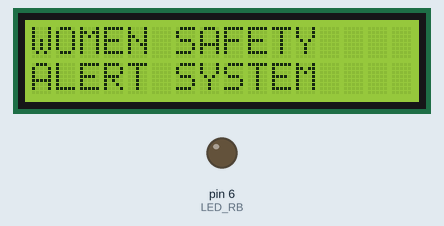
The sketch below on a simulated Arduino Uno, built with avr-gcc and run on an emulated ATmega328P. Shown: 16×2 character LCD, output pins drawn as LEDs (lit = HIGH). What the sketch prints to the serial monitor is not drawn.

Above: at 0.1 s.
At 3.2 s:
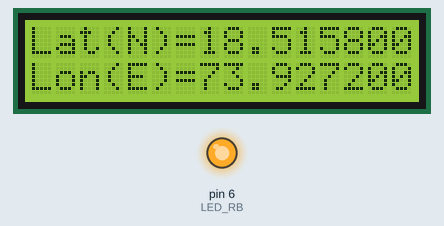
At 4.22 s:
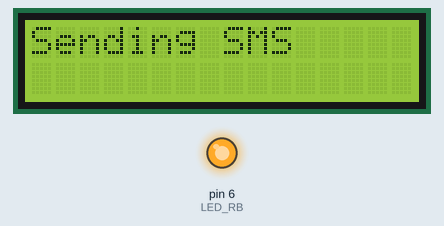
At 25.6 s:
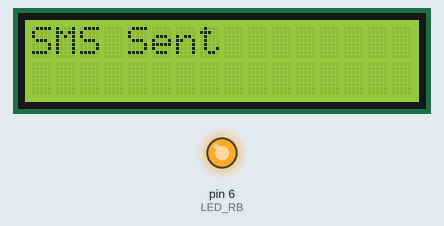
Timing chart, 0 to 27.1 s (numbered marks = the images above):
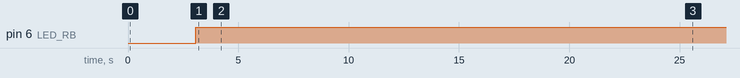

Measured:
- by itself, pin 6 (LED_RB): LOW → HIGH at 3.1 s
- what the display in image 1 shows lasts 1.0 s, from 3.2 s to 4.2 s

The sketch:

device.ino
```cpp
#include<LiquidCrystal.h>
LiquidCrystal lcd(13,12,11,10,9,8);


char logitude[10];
char latitude[10];

//int Ctrl+z=26; //for sending msg
const int LED_RB = 6;

void setup()
{
 lcd.begin(16,2);
 Serial.begin(4800);
pinMode(LED_RB, OUTPUT);

 lcd.setCursor(0,0);
 lcd.print("WOMEN SAFETY");
 lcd.setCursor(0,1);
 lcd.print("ALERT SYSTEM");
 delay(3000);
}
void loop()
{
 digitalWrite(LED_RB, HIGH); // turn the LED on (HIGH is the voltage level)
 delay(100); // wait for a second
// digitalWrite(LED_RB, LOW); // turn the LED off by making the voltage LOW
// delay(100);

 lcd.setCursor(0,0); //display latitude and longitude on 16X2 lcd display
 lcd.print("Lat(N)=18.515800");
 lcd.print(latitude);
 lcd.setCursor(0,1);
 lcd.print("Lon(E)=73.927200");
 lcd.print(logitude);
 delay(1000);


 lcd.clear();
 lcd.print("Sending SMS");
 Serial.begin(9600);
Serial.println("AT+CMGF=1"); //select text mode
 delay(10);
 Serial.println("AT+CMGS=\"91**********\""); // enter receipent number
 Serial.println("Danger Alert:");
 Serial.print("PLEASE HELP ME!!!!"); //enter message
 Serial.print("I am in danger ");
 Serial.println("     ");
Serial.println("Lon(E)=73.927200"); //enter longitude value in msg
Serial.println("Lan(N)=18.515800");
Serial.print("https://maps.app.goo.gl/txKo7NWiz3cD2rsy7");

lcd.clear();
lcd.print("SMS Sent");
  delay(20000);                        // next reading within 20 seconds
    Serial.begin(4800);
 }
```
